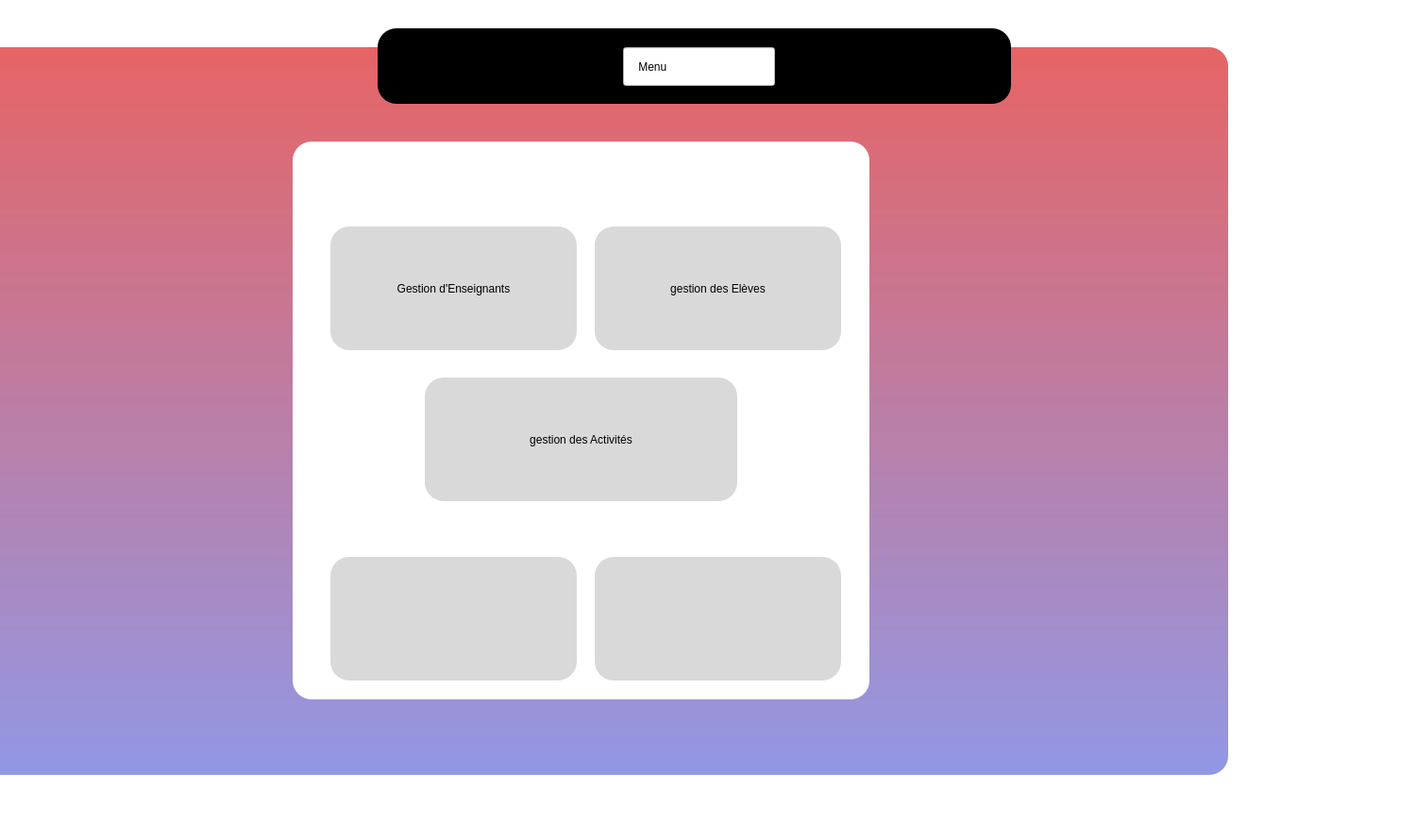
<?xml version="1.0" encoding="UTF-8"?>
<ui version="4.0">
 <class>menu</class>
 <widget class="QDialog" name="menu">
  <property name="geometry">
   <rect>
    <x>0</x>
    <y>0</y>
    <width>1500</width>
    <height>890</height>
   </rect>
  </property>
  <property name="windowTitle">
   <string>Dialog</string>
  </property>
  <property name="styleSheet">
   <string notr="true">#menu{
	background-color: rgb(255, 255, 255);
}
#widget{
background-color: QLinearGradient(x1: 0,y1: 0,x2: 0,y2: 1,stop: 0 #e66465, stop:1 #9198e5);
border-radius:20px;

}
QPushButton{
	background-color: rgb(217, 217, 217);
border-radius:20px;
	font: 14pt  &quot;MV Boli&quot;;
}

#menu_2{
	background-color: rgb(255, 255, 255);
	border-radius:20px;
}
QLabel
{
font: 14pt  &quot;MV Boli&quot;;
}
#widget_3
{
	 border-radius:20px;
}
QPushButton::pressed{

	background-color: rgb(125, 125, 125);

}</string>
  </property>
  <widget class="QWidget" name="widget_3" native="true">
   <property name="geometry">
    <rect>
     <x>400</x>
     <y>30</y>
     <width>671</width>
     <height>80</height>
    </rect>
   </property>
   <property name="styleSheet">
    <string notr="true">background-color:rgb(0, 0, 0)
</string>
   </property>
   <widget class="QLineEdit" name="lineEdit_10">
    <property name="geometry">
     <rect>
      <x>260</x>
      <y>20</y>
      <width>161</width>
      <height>41</height>
     </rect>
    </property>
    <property name="styleSheet">
     <string notr="true">background-color: rgb(255, 255, 255);

color: rgb(0, 0, 0);

font: 14pt &quot;MV Boli&quot;;</string>
    </property>
    <property name="text">
     <string>    Menu</string>
    </property>
   </widget>
  </widget>
  <widget class="QWidget" name="widget" native="true">
   <property name="geometry">
    <rect>
     <x>-50</x>
     <y>50</y>
     <width>1351</width>
     <height>771</height>
    </rect>
   </property>
   <widget class="QWidget" name="menu_2" native="true">
    <property name="geometry">
     <rect>
      <x>360</x>
      <y>100</y>
      <width>611</width>
      <height>591</height>
     </rect>
    </property>
    <widget class="QPushButton" name="pushButton">
     <property name="geometry">
      <rect>
       <x>320</x>
       <y>440</y>
       <width>261</width>
       <height>131</height>
      </rect>
     </property>
     <property name="text">
      <string/>
     </property>
    </widget>
    <widget class="QPushButton" name="pushButton_2">
     <property name="geometry">
      <rect>
       <x>320</x>
       <y>90</y>
       <width>261</width>
       <height>131</height>
      </rect>
     </property>
     <property name="text">
      <string>gestion des Elèves</string>
     </property>
    </widget>
    <widget class="QPushButton" name="pushButton_3">
     <property name="geometry">
      <rect>
       <x>40</x>
       <y>90</y>
       <width>261</width>
       <height>131</height>
      </rect>
     </property>
     <property name="text">
      <string>Gestion d'Enseignants</string>
     </property>
    </widget>
    <widget class="QPushButton" name="pushButton_4">
     <property name="geometry">
      <rect>
       <x>40</x>
       <y>440</y>
       <width>261</width>
       <height>131</height>
      </rect>
     </property>
     <property name="text">
      <string/>
     </property>
    </widget>
    <widget class="QPushButton" name="pushButton_5">
     <property name="geometry">
      <rect>
       <x>140</x>
       <y>250</y>
       <width>331</width>
       <height>131</height>
      </rect>
     </property>
     <property name="text">
      <string>gestion des Activités</string>
     </property>
    </widget>
   </widget>
  </widget>
  <zorder>widget</zorder>
  <zorder>widget_3</zorder>
 </widget>
 <resources/>
 <connections/>
</ui>
